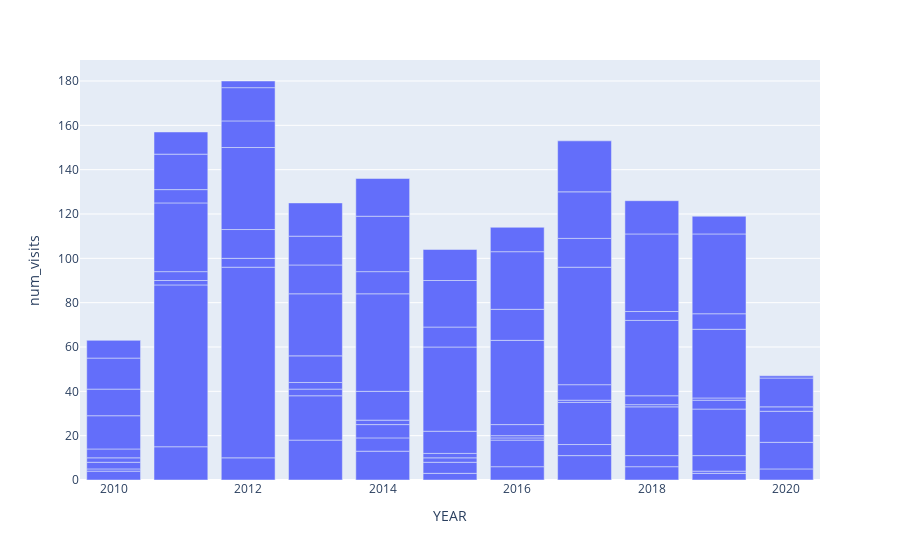

Notebook source saved alongside this figure:
### Markdown cell above
#### Lets do a simple visualisation. 
We'd like to know what was the distribution of the number of cases covered by each insurance agency
Lets create a stacked chart

### Code cell
#group by year and payer name and take a count.
payer_distribution=df.groupby(["YEAR","PAYER_NAME"]).count().reset_index()
px.bar(payer_distribution,x="YEAR",y="Id",hover_data=["PAYER_NAME"],labels={"Id":"num_visits"})

### Figure 1 — Plotly figure (JSON) as saved in the notebook; plotly's stock layout.template omitted (floating-point values rounded to 4 significant figures)
{"data": [{"alignmentgroup": "True", "customdata": [["Aetna"], ["Anthem"], ["Blue Cross Blue Shield"], ["Cigna Health"], ["Humana"], ["Medicaid"], ["Medicare"], ["NO_INSURANCE"], ["UnitedHealthcare"], ["Aetna"], ["Blue Cross Blue Shield"], ["Cigna Health"], ["Humana"], ["Medicaid"], ["Medicare"], ["NO_INSURANCE"], ["UnitedHealthcare"], ["Aetna"], ["Blue Cross Blue Shield"], ["Cigna Health"], ["Humana"], ["Medicaid"], ["Medicare"], ["NO_INSURANCE"], ["UnitedHealthcare"], ["Aetna"], ["Blue Cross Blue Shield"], ["Cigna Health"], ["Dual Eligible"], ["Humana"], ["Medicaid"], ["Medicare"], ["NO_INSURANCE"], ["UnitedHealthcare"], ["Aetna"], ["Blue Cross Blue Shield"], ["Cigna Health"], ["Dual Eligible"], ["Humana"], ["Medicaid"], ["Medicare"], ["NO_INSURANCE"], ["UnitedHealthcare"], ["Aetna"], ["Blue Cross Blue Shield"], ["Cigna Health"], ["Dual Eligible"], ["Humana"], ["Medicaid"], ["Medicare"], ["NO_INSURANCE"], ["UnitedHealthcare"], ["Aetna"], ["Blue Cross Blue Shield"], ["Cigna Health"], ["Dual Eligible"], ["Humana"], ["Medicaid"], ["Medicare"], ["NO_INSURANCE"], ["UnitedHealthcare"], ["Aetna"], ["Blue Cross Blue Shield"], ["Cigna Health"], ["Dual Eligible"], ["Humana"], ["Medicaid"], ["Medicare"], ["NO_INSURANCE"], ["UnitedHealthcare"], ["Aetna"], ["Blue Cross Blue Shield"], ["Cigna Health"], ["Dual Eligible"], ["Humana"], ["Medicaid"], ["Medicare"], ["NO_INSURANCE"], ["UnitedHealthcare"], ["Aetna"], ["Anthem"], ["Blue Cross Blue Shield"], ["Cigna Health"], ["Dual Eligible"], ["Humana"], ["Medicaid"], ["Medicare"], ["NO_INSURANCE"], ["UnitedHealthcare"], ["Blue Cross Blue Shield"], ["Cigna Health"], ["Medicaid"], ["Medicare"], ["NO_INSURANCE"], ["UnitedHealthcare"]], "hoverlabel": {"namelength": 0}, "hovertemplate": "YEAR=%{x}<br>num_visits=%{y}<br>PAYER_NAME=%{customdata[0]}", "legendgroup": "", "marker": {"color": "#636efa"}, "name": "", "offsetgroup": "", "orientation": "v", "showlegend": false, "textposition": "auto", "type": "bar", "x": [2010, 2010, 2010, 2010, 2010, 2010, 2010, 2010, 2010, 2011, 2011, 2011, 2011, 2011, 2011, 2011, 2011, 2012, 2012, 2012, 2012, 2012, 2012, 2012, 2012, 2013, 2013, 2013, 2013, 2013, 2013, 2013, 2013, 2013, 2014, 2014, 2014, 2014, 2014, 2014, 2014, 2014, 2014, 2015, 2015, 2015, 2015, 2015, 2015, 2015, 2015, 2015, 2016, 2016, 2016, 2016, 2016, 2016, 2016, 2016, 2016, 2017, 2017, 2017, 2017, 2017, 2017, 2017, 2017, 2017, 2018, 2018, 2018, 2018, 2018, 2018, 2018, 2018, 2018, 2019, 2019, 2019, 2019, 2019, 2019, 2019, 2019, 2019, 2019, 2020, 2020, 2020, 2020, 2020, 2020], "xaxis": "x", "y": [4, 1, 3, 2, 4, 15, 12, 14, 8, 15, 73, 2, 4, 31, 6, 16, 10, 10, 86, 4, 13, 37, 12, 15, 3, 18, 20, 3, 3, 12, 28, 13, 13, 15, 13, 6, 6, 2, 13, 44, 10, 25, 17, 3, 5, 2, 2, 10, 38, 9, 21, 14, 6, 12, 1, 1, 5, 38, 14, 26, 11, 11, 5, 19, 1, 7, 53, 13, 21, 23, 6, 5, 22, 1, 4, 34, 4, 35, 15, 3, 1, 7, 21, 4, 1, 31, 7, 36, 8, 5, 12, 14, 2, 13, 1], "yaxis": "y"}], "layout": {"barmode": "relative", "legend": {"tracegroupgap": 0}, "margin": {"t": 60}, "xaxis": {"anchor": "y", "domain": [0, 1], "title": {"text": "YEAR"}}, "yaxis": {"anchor": "x", "domain": [0, 1], "title": {"text": "num_visits"}}}}
